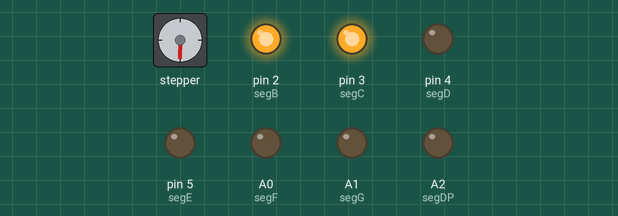
Bench run of a sketch on a simulated Arduino Uno, built with avr-gcc and run on an emulated ATmega328P. On the bench: stepper motor, output pins drawn as LEDs (lit = HIGH). Wiring (inferred from the names in the program): stepper motor (2048 steps per turn assumed): coils pin 8, pin 9, pin 10, pin 11. Pins used as bus, display or sensor lines are not drawn.

Above: at 0.05 s.
At 1.55 s:
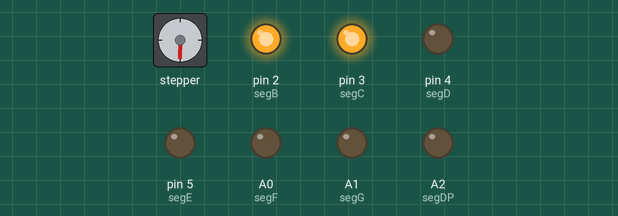
At 3.05 s:
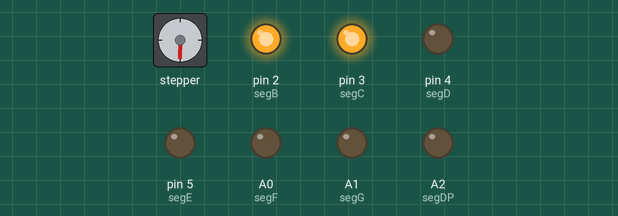
At 6.1 s:
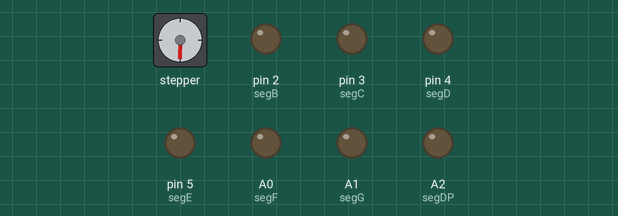
At 9.15 s:
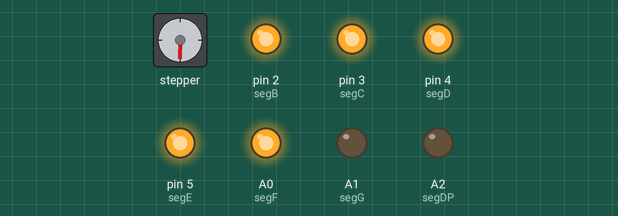
At 12.25 s:
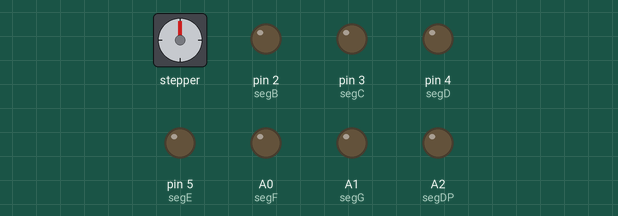
Timing chart, 0 to 16.0 s (numbered marks = the images above):
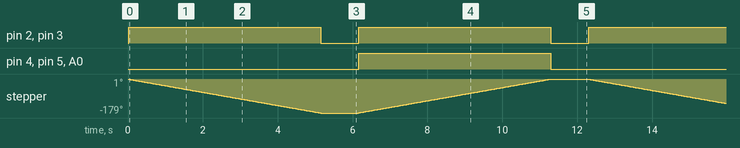

Measured:
- by itself, pin 2 (segB), pin 3 (segC): alternates HIGH for 5.1 s and LOW for 1.0 s
- by itself, pin 4 (segD), pin 5 (segE), A0 (segF): alternates HIGH for 5.1 s and LOW for 7.2 s
- by itself, stepper: turns 179° counter-clockwise in 5.1 s, then 179° clockwise in 5.1 s, repeating every 12.3 s

The sketch:

7seg_Motor.ino
```cpp
// 1) Using motor organizing 0 and 1 on 7segment

int segA = 1;
int segB = 2;
int segC = 3;
int segD = 4;
int segE = 5;
int segF = A0;
int segG = A1;
int segDP = A2;
int motorPin1 = 8;      // Blue
int motorPin2 = 9;      // Pink
int motorPin3 = 10;     // Yellow
int motorPin4 = 11;     // Orange
                        // Red
int motorSpeed = 2500;  //variable to set stepper speed (microseconds)
int stepCount = 0;      // number of steps the motor has taken

void setup() {
  pinMode(segA, OUTPUT);
  pinMode(segB, OUTPUT);
  pinMode(segC, OUTPUT);
  pinMode(segD, OUTPUT);
  pinMode(segE, OUTPUT);
  pinMode(segF, OUTPUT);
  pinMode(segG, OUTPUT);
  pinMode(segDP, OUTPUT);
  pinMode(motorPin1, OUTPUT);  //declare the motor pins as outputs
  pinMode(motorPin2, OUTPUT);
  pinMode(motorPin3, OUTPUT);
  pinMode(motorPin4, OUTPUT);
  Serial.begin(115200);  // initialize the serial port:
}

void zero() {
  digitalWrite(segA, 1);
  digitalWrite(segB, 1);
  digitalWrite(segC, 1);
  digitalWrite(segD, 1);
  digitalWrite(segE, 1);
  digitalWrite(segF, 1);
  digitalWrite(segG, 0);
  digitalWrite(segDP, 0);
}
void one() {
  digitalWrite(segA, LOW);
  digitalWrite(segB, HIGH);
  digitalWrite(segC, HIGH);
  digitalWrite(segD, LOW);
  digitalWrite(segE, LOW);
  digitalWrite(segF, LOW);
  digitalWrite(segG, LOW);
  digitalWrite(segDP, LOW);
}
void two() {
  digitalWrite(segA, HIGH);
  digitalWrite(segB, HIGH);
  digitalWrite(segC, LOW);
  digitalWrite(segD, HIGH);
  digitalWrite(segE, HIGH);
  digitalWrite(segF, LOW);
  digitalWrite(segG, HIGH);
  digitalWrite(segDP, LOW);
}
void three() {
  digitalWrite(segA, HIGH);
  digitalWrite(segB, HIGH);
  digitalWrite(segC, HIGH);
  digitalWrite(segD, HIGH);
  digitalWrite(segE, LOW);
  digitalWrite(segF, LOW);
  digitalWrite(segG, HIGH);
  digitalWrite(segDP, LOW);
}
void four() {
  digitalWrite(segA, LOW);
  digitalWrite(segB, HIGH);
  digitalWrite(segC, HIGH);
  digitalWrite(segD, LOW);
  digitalWrite(segE, LOW);
  digitalWrite(segF, HIGH);
  digitalWrite(segG, HIGH);
  digitalWrite(segDP, LOW);
}
void five() {
  digitalWrite(segA, HIGH);
  digitalWrite(segB, LOW);
  digitalWrite(segC, HIGH);
  digitalWrite(segD, HIGH);
  digitalWrite(segE, LOW);
  digitalWrite(segF, HIGH);
  digitalWrite(segG, HIGH);
  digitalWrite(segDP, LOW);
}
void six() {
  digitalWrite(segA, 1);
  digitalWrite(segB, 0);
  digitalWrite(segC, 1);
  digitalWrite(segD, 1);
  digitalWrite(segE, 1);
  digitalWrite(segF, 1);
  digitalWrite(segG, 1);
  digitalWrite(segDP, 0);
}
void seven() {
  digitalWrite(segA, 1);
  digitalWrite(segB, 1);
  digitalWrite(segC, 1);
  digitalWrite(segD, 0);
  digitalWrite(segE, 0);
  digitalWrite(segF, 0);
  digitalWrite(segG, 0);
  digitalWrite(segDP, 0);
}
void eight() {
  digitalWrite(segA, 1);
  digitalWrite(segB, 1);
  digitalWrite(segC, 1);
  digitalWrite(segD, 1);
  digitalWrite(segE, 1);
  digitalWrite(segF, 1);
  digitalWrite(segG, 1);
  digitalWrite(segDP, 0);
}
void nine() {
  digitalWrite(segA, 1);
  digitalWrite(segB, 1);
  digitalWrite(segC, 1);
  digitalWrite(segD, 1);
  digitalWrite(segE, 0);
  digitalWrite(segF, 1);
  digitalWrite(segG, 1);
  digitalWrite(segDP, 0);
}
void off() {
  digitalWrite(segA, 0);
  digitalWrite(segB, 0);
  digitalWrite(segC, 0);
  digitalWrite(segD, 0);
  digitalWrite(segE, 0);
  digitalWrite(segF, 0);
  digitalWrite(segG, 0);
  digitalWrite(segDP, 0);
}


void motor_drive(byte pin4, byte pin3, byte pin2, byte pin1) {
  digitalWrite(motorPin4, pin4);
  digitalWrite(motorPin3, pin3);
  digitalWrite(motorPin2, pin2);
  digitalWrite(motorPin1, pin1);
  delayMicroseconds(motorSpeed);
}

void wavedrive() {
  motor_drive(1, 0, 0, 0);
  motor_drive(0, 1, 0, 0);
  motor_drive(0, 0, 1, 0);
  motor_drive(0, 0, 0, 1);
}

void reverse_wavedrive() {
  motor_drive(0, 0, 0, 1);
  motor_drive(0, 0, 1, 0);
  motor_drive(0, 1, 0, 0);
  motor_drive(1, 0, 0, 0);
}

void fullstep() {
  motor_drive(1, 1, 0, 0);
  motor_drive(0, 1, 1, 0);
  motor_drive(0, 0, 1, 1);
  motor_drive(1, 0, 0, 1);
}

void reverse_fullstep() {
  motor_drive(0, 0, 1, 1);
  motor_drive(0, 1, 1, 0);
  motor_drive(1, 1, 0, 0);
  motor_drive(1, 0, 0, 1);
}

void halfstep() {
  motor_drive(1, 0, 0, 0);
  motor_drive(1, 1, 0, 0);
  motor_drive(0, 1, 0, 0);
  motor_drive(0, 1, 1, 0);
  motor_drive(0, 0, 1, 0);
  motor_drive(0, 0, 1, 1);
  motor_drive(0, 0, 0, 1);
  motor_drive(1, 0, 0, 1);
}

void reverse_halfstep() {
  motor_drive(1, 0, 0, 1);
  motor_drive(0, 0, 0, 1);
  motor_drive(0, 0, 1, 1);
  motor_drive(0, 0, 1, 0);
  motor_drive(0, 1, 1, 0);
  motor_drive(0, 1, 0, 0);
  motor_drive(1, 1, 0, 0);
  motor_drive(1, 0, 0, 0);
}

void loop() {
  //cw
  for(int i = 1; i<=255; i++) {
    halfstep();
    one();
  }
  off();
  delay(1000);
  //ccw
  for(int i = 1; i<=255; i++) {
    reverse_halfstep();
    zero();
  }
  off();
  delay(1000);
}
```
